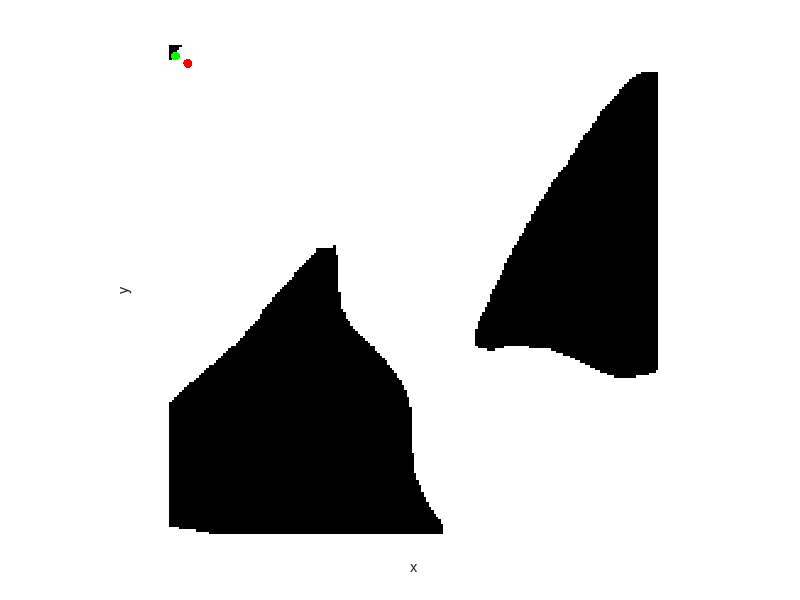

This figure's MATLAB source: (Note: this script raises an error after producing the figure.)
clc
clear
close all
load map.mat
dbstop if error
%% 输入起点与终点
% 起点
% start = input("请输入起点: ");
% 终点
% goal=input("请输入终点: ");
start=[3,5];
goal=[8,8];
%% 标记起点与终点，绘制地图
figure(1)
imshow(map)
hold on
xlabel('x')
ylabel('y')
%标记起点与终点
% plot(start(1),500-start(2)+1,'g.','MarkerSize',20)
% plot(goal(1),500-goal(2)+1,'r.','MarkerSize',20)
plot(start(1),start(2),'g.','MarkerSize',20)
plot(goal(1),goal(2),'r.','MarkerSize',20)

%% 计算速度矩阵V与时间矩阵T
mat_V=ones(size(map));

mat_T=ones(size(map))*inf;
for i=1:size(map,1)
    for j=1:size(map,2)
        if map(i,j)==0
            mat_T(i,j)=NaN;
        end
    end
end

%初始化mat_T(start)为0
mat_T(goal(1),goal(2))=0;
%初始化Far和Known
Far=[];
Known=[];
for i=1:size(map,1)
    for j=1:size(map,2)
        if i==goal(1)&&j==goal(2)
            Known=[i,j];
        else
            Far=[Far;i,j];
        end
    end
end

%起点的邻居放入Trial并计算其T
start_adjecent=[goal+[0,1];goal+[0,-1];goal+[1,0];goal+[-1,0]];
Trial=start_adjecent;

for i=1:4
    T=get_T(start_adjecent(i,:),mat_T,mat_V);
    mat_T(start_adjecent(i,1),start_adjecent(i,2))=T;
    Trial(i,3)=T;
    % 如果p_now_adjecent是Far
        [~,ind]=ismember(Far,[start_adjecent(i,1),start_adjecent(i,2)],'rows');
        if size(find(ind==1),1)==1
            Far(find(ind==1),:)=[];
        end

end

%% while Trial is not empty
while size(Trial,1)>0
    size(Trial,1)
    sortrows(Trial,3);
    p_now=Trial(1,1:2);
    Trial(1,:)=[];
    now_adjecent=[p_now+[0,1];p_now+[0,-1];p_now+[1,0];p_now+[-1,0]];
    for i=1:4
        p_now_adjecent=now_adjecent(i,:);
        if p_now_adjecent(1)>1 && p_now_adjecent(1)<10 && ...
                p_now_adjecent(2)>1 && p_now_adjecent(2)<10 && ~isnan(mat_T(p_now_adjecent(1),p_now_adjecent(2)))
            T=get_T(p_now_adjecent,mat_T,mat_V);
        else
            continue
        end
        % 如果p_now_adjecent是Far
        [~,ind]=ismember(Far,p_now_adjecent,'rows');
        if size(find(ind==1),1)==1
            Far(find(ind==1),:)=[];
            Trial=[Trial;p_now_adjecent T];
            mat_T(p_now_adjecent(1),p_now_adjecent(2))=T;
        end
        % 如果p_now_adjecent是Trial
        [~,ind]=ismember(Trial(:,1:2),p_now_adjecent,'rows');
        if size(find(ind==1),1)==1
            temp=min(T,Trial(find(ind==1),3));
            Trial(find(ind==1),3)=temp;
            mat_T(p_now_adjecent(1),p_now_adjecent(2))=temp;
        end
    end
end











